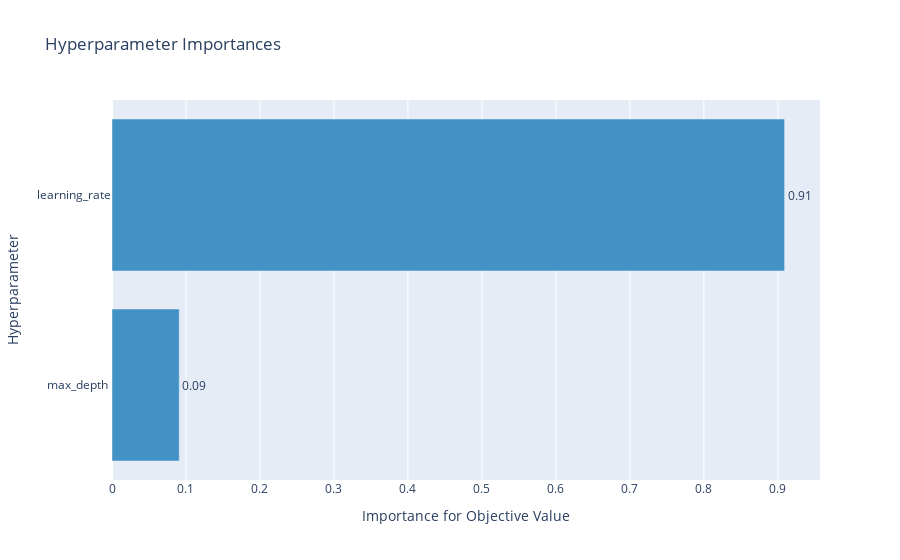

Notebook cell for this chart:
### Code cell
optuna.visualization.plot_param_importances(study_lgbm)

### Figure 1 — Plotly figure (JSON) as saved in the notebook; plotly's stock layout.template omitted (floating-point values rounded to 4 significant figures)
{"data": [{"cliponaxis": false, "hovertemplate": ["max_depth  (IntDistribution): 0.0909008197260295<extra></extra>", "learning_rate (FloatDistribution): 0.9090991802739705<extra></extra>"], "marker": {"color": "rgb(66,146,198)"}, "orientation": "h", "text": ["0.09", "0.91"], "textposition": "outside", "type": "bar", "x": [0.0909, 0.9091], "y": ["max_depth ", "learning_rate"]}], "layout": {"showlegend": false, "title": {"text": "Hyperparameter Importances"}, "xaxis": {"title": {"text": "Importance for Objective Value"}}, "yaxis": {"title": {"text": "Hyperparameter"}}}}
